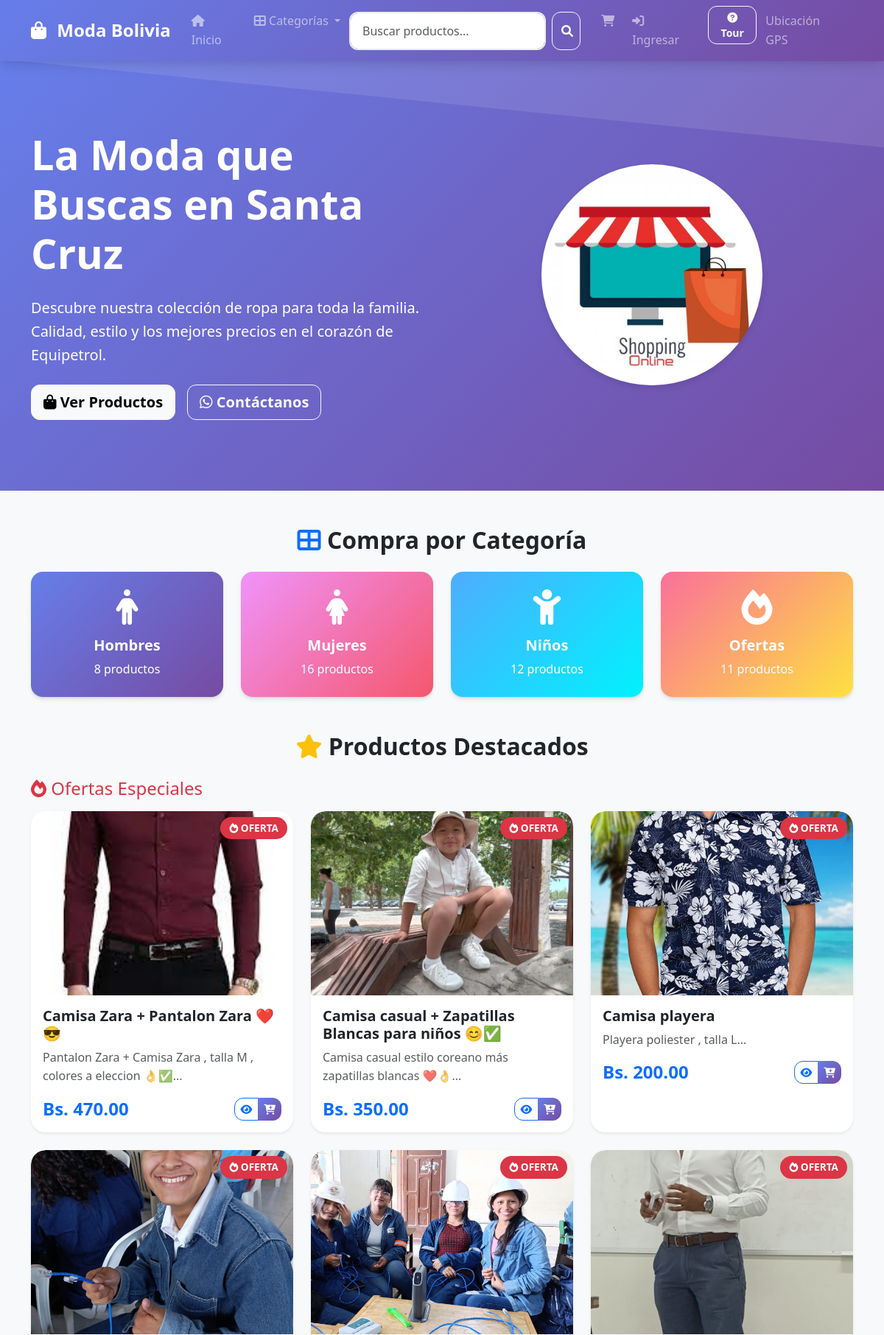
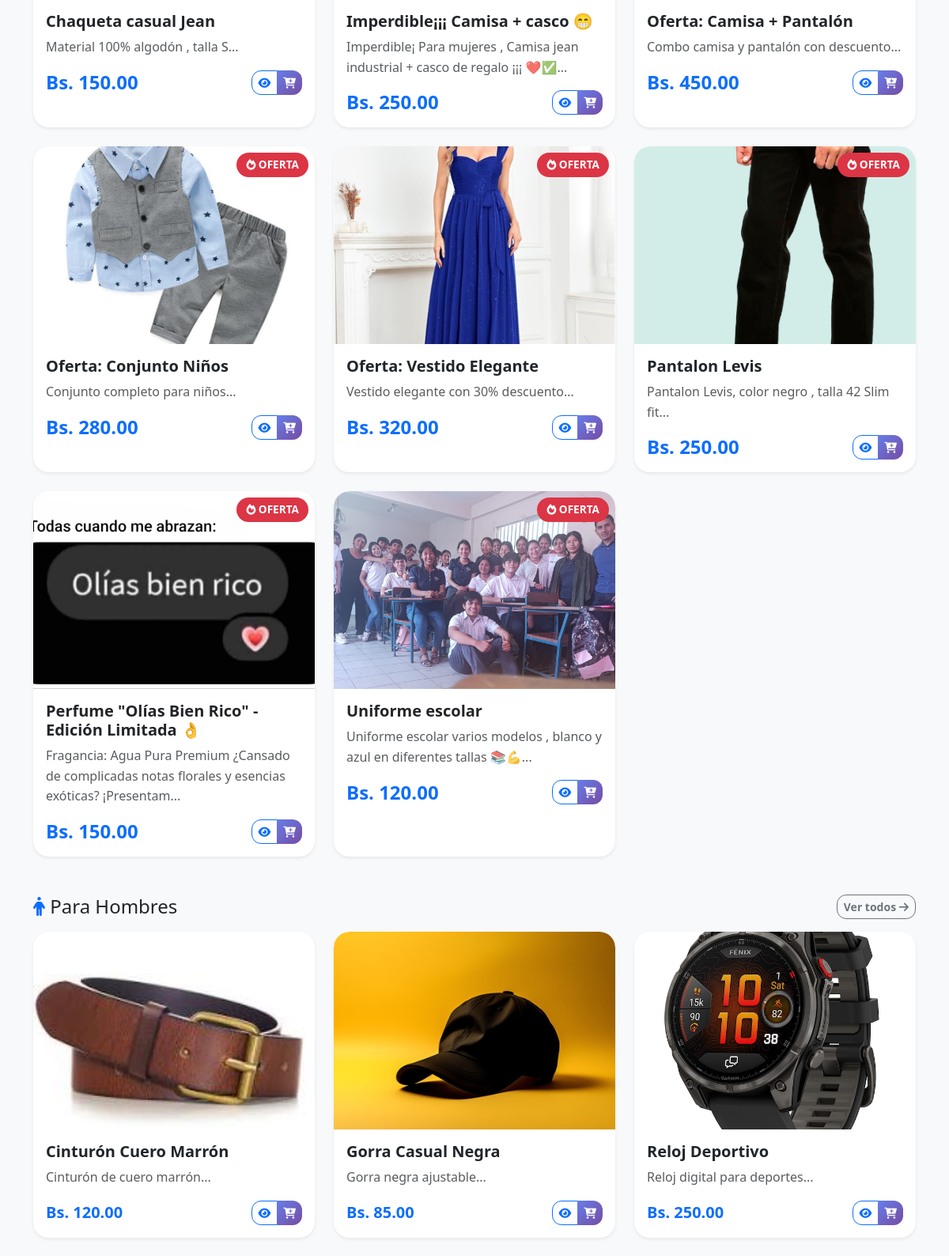
The page / (upper part) on the database its author committed (2 pictures, top to bottom).
### tables this page shows
CREATE TABLE productos (
            id INTEGER PRIMARY KEY AUTOINCREMENT,
            nombre VARCHAR(200) NOT NULL,
            descripcion TEXT,
            precio DECIMAL(10,2) NOT NULL,
            stock INTEGER DEFAULT 100,
            categoria_id INTEGER,
            imagen VARCHAR(255),
            activo BOOLEAN DEFAULT 1,
            fecha_creacion TIMESTAMP DEFAULT CURRENT_TIMESTAMP,
            FOREIGN KEY (categoria_id) REFERENCES categorias(id)
        );

### app.py (the view)
@app.route('/')
def index():
    conn = get_db_connection()
    query = '''
        SELECT p.*, c.nombre as categoria_nombre, c.tipo as categoria_tipo
        FROM productos p
        JOIN categorias c ON p.categoria_id = c.id
        WHERE p.activo = 1
        ORDER BY c.tipo, c.nombre, p.nombre
    '''
    productos = conn.execute(query).fetchall()
    productos_organizados = {
        'hombres': [],
        'mujeres': [],
        'ninos': [],
        'ofertas': []
    }
    for producto in productos:
        productos_organizados[producto['categoria_tipo']].append(producto)
    categorias = conn.execute('SELECT * FROM categorias ORDER BY tipo, nombre').fetchall()
    comentarios_rows = conn.execute('''
    SELECT c.*, u.nombre as usuario_nombre
    FROM comentarios c
    JOIN usuarios u ON c.usuario_id = u.id
    WHERE c.aprobado = 1 AND c.producto_id IS NULL
    ORDER BY c.fecha DESC
    LIMIT 5
''').fetchall()
    comentarios_aprobados = []
    for row in comentarios_rows:
        comentarios_aprobados.append({
            'id': row['id'],
            'usuario_id': row['usuario_id'],
            'producto_id': row['producto_id'],
            'puntuacion': row['calificacion'],  # ✅ AQUÍ ESTÁ EL CAMBIO: calificacion -> puntuacion para el frontend
            'comentario': row['comentario'],
            'fecha': row['fecha'],
            'aprobado': row['aprobado'],
            'usuario_nombre': row['usuario_nombre'],
        })
    conn.close()
    return render_template('index.html',
                         productos_organizados=productos_organizados,
                         categorias=categorias,
                         comentarios_aprobados=comentarios_aprobados)

### templates/index.html (shortened to what this page needs)
{% extends "base.html" %}
{% block content %}
<div class="container-fluid px-0">
    <section class="hero-section bg-gradient-primary text-white py-5 mb-5" id="hero-section">
        <div class="container py-5">
            <div class="row align-items-center">
                <div class="col-lg-6">
                    <h1 class="display-4 fw-bold mb-4" id="hero-titulo">
                        La Moda que Buscas en Santa Cruz
                    </h1>
                    <p class="lead mb-4">
                        Descubre nuestra colección de ropa para toda la familia.
                        Calidad, estilo y los mejores precios en el corazón de Equipetrol.
                    </p>
                    <div class="d-flex flex-wrap gap-3">
                        <a href="#productos-destacados" class="btn btn-light btn-lg">
                            <i class="fas fa-shopping-bag"></i> Ver Productos
                        </a>
                        <a href="https://wa.me/59173138524" class="btn btn-outline-light btn-lg" target="_blank">
                            <i class="fab fa-whatsapp"></i> Contáctanos
                        </a>
                    </div>
                </div>
                <div class="col-lg-6 text-center">
                    <div id="hero-slide" class="hero-slide">
                        <img src="{{ url_for('static', filename='images/slides/slide1.jpg') }}"
                             alt="Moda Bolivia" class="hero-image" style="opacity: 1;">
                    </div>
                </div>
            </div>
        </div>
    </section>
    <section class="container mb-5" id="categorias-rapidas">
        <h2 class="text-center mb-4 fw-bold">
            <i class="fas fa-th-large text-primary"></i> Compra por Categoría
        </h2>
        <div class="row g-4">
            <div class="col-md-3 col-sm-6">
                <a href="{{ url_for('buscar', categoria='hombres') }}"
                   class="text-decoration-none">
                    <div class="card categoria-card bg-gradient-blue h-100 text-white">
                        <div class="card-body text-center py-4">
                            <i class="fas fa-male fa-3x mb-3"></i>
                            <h5 class="card-title fw-bold">Hombres</h5>
                            <p class="card-text">{{ productos_organizados.hombres|length }} productos</p>
                        </div>
                    </div>
                </a>
            </div>
            <div class="col-md-3 col-sm-6">
                <a href="{{ url_for('buscar', categoria='mujeres') }}"
                   class="text-decoration-none">
                    <div class="card categoria-card bg-gradient-pink h-100 text-white">
                        <div class="card-body text-center py-4">
                            <i class="fas fa-female fa-3x mb-3"></i>
                            <h5 class="card-title fw-bold">Mujeres</h5>
                            <p class="card-text">{{ productos_organizados.mujeres|length }} productos</p>
                        </div>
                    </div>
                </a>
            </div>
            <div class="col-md-3 col-sm-6">
                <a href="{{ url_for('buscar', categoria='ninos') }}"
                   class="text-decoration-none">
                    <div class="card categoria-card bg-gradient-green h-100 text-white">
                        <div class="card-body text-center py-4">
                            <i class="fas fa-child fa-3x mb-3"></i>
                            <h5 class="card-title fw-bold">Niños</h5>
                            <p class="card-text">{{ productos_organizados.ninos|length }} productos</p>
                        </div>
                    </div>
                </a>
            </div>
            <div class="col-md-3 col-sm-6">
                <a href="{{ url_for('buscar', categoria='ofertas') }}"
                   class="text-decoration-none">
                    <div class="card categoria-card bg-gradient-orange h-100 text-white">
                        <div class="card-body text-center py-4">
                            <i class="fas fa-fire fa-3x mb-3"></i>
                            <h5 class="card-title fw-bold">Ofertas</h5>
                            <p class="card-text">{{ productos_organizados.ofertas|length }} productos</p>
                        </div>
                    </div>
                </a>
            </div>
        </div>
    </section>
    <section class="container mb-5" id="productos-destacados">
        <h2 class="text-center mb-4 fw-bold">
            <i class="fas fa-star text-warning"></i> Productos Destacados
        </h2>
        {% if productos_organizados.ofertas %}
        <div class="mb-5">
            <h3 class="h4 mb-3 text-danger">
                <i class="fas fa-fire"></i> Ofertas Especiales
            </h3>
            <div class="row g-4">
                {% for producto in productos_organizados.ofertas %}
                <div class="col-lg-4 col-md-6">
                    <div class="card producto-card h-100 shadow-sm">
                        <div class="position-relative">
                            <img src="{{ producto.imagen }}"
                                 class="card-img-top producto-imagen"
                                 alt="{{ producto.nombre }}">
                            <span class="badge bg-danger position-absolute top-0 end-0 m-2">
                                <i class="fas fa-fire"></i> OFERTA
                            </span>
                        </div>
                        <div class="card-body">
                            <h5 class="card-title fw-bold">{{ producto.nombre }}</h5>
                            <p class="card-text text-muted">{{ producto.descripcion[:100] }}...</p>
                            <div class="d-flex justify-content-between align-items-center">
                                <h4 class="text-primary fw-bold mb-0">
                                    Bs. {{ "%.2f"|format(producto.precio) }}
                                </h4>
                                <div class="btn-group">
                                    <a href="{{ url_for('detalle_producto', producto_id=producto.id) }}"
                                       class="btn btn-outline-primary btn-sm">
                                        <i class="fas fa-eye"></i>
                                    </a>
                                    <button onclick="agregarAlCarrito({{ producto.id }})"
                                            class="btn btn-primary btn-sm">
                                        <i class="fas fa-cart-plus"></i>
                                    </button>
                                </div>
                            </div>
                        </div>
                    </div>
                </div>
                {% endfor %}
            </div>
        </div>
        {% endif %}
        {% for categoria, productos in productos_organizados.items() %}
            {% if categoria != 'ofertas' and productos %}
            <div class="mb-5">
                <div class="d-flex justify-content-between align-items-center mb-3">
                    <h3 class="h4 mb-0">
                        {% if categoria == 'hombres' %}
                            <i class="fas fa-male text-primary"></i> Para Hombres
                        {% elif categoria == 'mujeres' %}
                            <i class="fas fa-female text-danger"></i> Para Mujeres
                        {% else %}
                            <i class="fas fa-child text-warning"></i> Para Niños
                        {% endif %}
                    </h3>
                    <a href="{{ url_for('buscar', categoria=categoria) }}"
                       class="btn btn-outline-secondary btn-sm">
                        Ver todos <i class="fas fa-arrow-right"></i>
                    </a>
                </div>
                <div class="row g-4">
                    {% for producto in productos[:6] %}
                    <div class="col-lg-4 col-md-6">
                        <div class="card producto-card h-100 shadow-sm">
                            <img src="{{ producto.imagen }}"
                                 class="card-img-top producto-imagen"
                                 alt="{{ producto.nombre }}">
                            <div class="card-body">
                                <h5 class="card-title fw-bold">{{ producto.nombre }}</h5>
                                <p class="card-text text-muted">{{ producto.descripcion[:80] }}...</p>
                                <div class="d-flex justify-content-between align-items-center">
                                    <h5 class="text-primary fw-bold mb-0">
                                        Bs. {{ "%.2f"|format(producto.precio) }}
                                    </h5>
                                    <div class="btn-group">
                                        <a href="{{ url_for('detalle_producto', producto_id=producto.id) }}"
                                           class="btn btn-outline-primary btn-sm">
                                            <i class="fas fa-eye"></i>
                                        </a>
                                        <button onclick="agregarAlCarrito({{ producto.id }})"
                                                class="btn btn-primary btn-sm">
                                            <i class="fas fa-cart-plus"></i>
                                        </button>
                                    </div>
                                </div>
                            </div>
                        </div>
                    </div>
                    {% endfor %}
                </div>
            </div>
            {% endif %}
        {% endfor %}
    </section>
</div>
{% endblock %}

### templates/base.html (shortened to what this page needs)
<!DOCTYPE html>
<html lang="es">
<head>
    <link href="https://cdn.jsdelivr.net/npm/bootstrap@5.3.0/dist/css/bootstrap.min.css" rel="stylesheet">
    <link href="https://cdn.jsdelivr.net/npm/sweetalert2@11/dist/sweetalert2.min.css" rel="stylesheet">
    <link href="https://cdnjs.cloudflare.com/ajax/libs/font-awesome/6.0.0/css/all.min.css" rel="stylesheet">
    <link href="{{ url_for('static', filename='css/custom.css') }}" rel="stylesheet">
</head>
<body>
    <nav class="navbar navbar-expand-lg navbar-dark bg-gradient-primary fixed-top" id="navbar-principal">
        <div class="container">
            <a class="navbar-brand fw-bold" href="{{ url_for('index') }}" id="logo-tienda">
                <i class="fas fa-shopping-bag me-2"></i>
                Moda Bolivia
            </a>
            <div class="collapse navbar-collapse" id="navbarNav">
                <ul class="navbar-nav me-auto">
                    <li class="nav-item">
                        <a class="nav-link" href="{{ url_for('index') }}" id="nav-inicio">
                            <i class="fas fa-home"></i> Inicio
                        </a>
                    </li>
                    <li class="nav-item dropdown" id="nav-categorias">
                        <a class="nav-link dropdown-toggle" href="#" role="button" data-bs-toggle="dropdown">
                            <i class="fas fa-th-large"></i> Categorías
                        </a>
                    </li>
                </ul>
                <form class="d-flex me-3" action="{{ url_for('buscar') }}" method="GET" id="form-buscar">
                    <input class="form-control me-2" type="search" name="q" placeholder="Buscar productos..."
                           value="{{ request.args.get('q', '') }}">
                    <button class="btn btn-outline-light" type="submit" id="btn-buscar">
                        <i class="fas fa-search"></i>
                    </button>
                </form>
                <ul class="navbar-nav">
                    <li class="nav-item">
                        <a class="nav-link position-relative" href="{{ url_for('carrito') }}" id="nav-carrito">
                            <i class="fas fa-shopping-cart"></i>
                        </a>
                    </li>
                    {% if session.user_id %}
                        <li class="nav-item dropdown">
                            <a class="nav-link dropdown-toggle" href="#" role="button" data-bs-toggle="dropdown">
                                <i class="fas fa-user"></i> {{ session.user_name }}
                            </a>
                            <ul class="dropdown-menu">
                                {% if session.user_role == 'admin' %}
                                    <li><a class="dropdown-item" href="{{ url_for('admin') }}">
                                        <i class="fas fa-cog"></i> Administrar
                                    </a></li>
                                    <li><hr class="dropdown-divider"></li>
                                {% endif %}
                                <li><a class="dropdown-item" href="{{ url_for('logout') }}">
                                    <i class="fas fa-sign-out-alt"></i> Cerrar Sesión
                                </a></li>
                            </ul>
                        </li>
                    {% else %}
                        <li class="nav-item">
                            <a class="nav-link" href="{{ url_for('login') }}" id="nav-login">
                                <i class="fas fa-sign-in-alt"></i> Ingresar
                            </a>
                        </li>
                    {% endif %}
                    <li class="nav-item">
                        <button class="btn btn-outline-light btn-sm ms-2" id="tour-btn">
                            <i class="fas fa-question-circle"></i> Tour
                        </button>
                    </li>
                    <li class="nav-item">
                        <a href="#location-section" id="gps-btn" class="nav-link">Ubicación GPS</a>
                    </li>
                </ul>
            </div>
        </div>
    </nav>
    <main class="main-content">
        {% block content %}{% endblock %}
    </main>
</body>
</html>

### rows shown on the page
productos: imagen (picture), nombre "Camisa Zara + Pantalon Zara ❤️😎", descripcion "Pantalon Zara + Camisa Zara , talla M , colores a eleccion 👌✅", precio "470.00"
productos: imagen (picture), nombre "Camisa casual + Zapatillas Blancas para niños 😊✅", descripcion "Camisa casual estilo coreano más zapatillas blancas ❤️👌", precio "350.00"
productos: imagen (picture), nombre "Camisa playera", descripcion "Playera poliester , talla L", precio "200.00"
productos: imagen (picture), nombre "Chaqueta casual Jean", descripcion "Material 100% algodón , talla S", precio "150.00"
productos: imagen (picture), nombre "Imperdible¡¡¡ Camisa + casco 😁", descripcion "Imperdible¡ Para mujeres , Camisa jean industrial + casco de regalo ¡¡¡ ❤️✅", precio "250.00"
productos: imagen (picture), nombre "Oferta: Camisa + Pantalón", descripcion "Combo camisa y pantalón con descuento", precio "450.00"
productos: imagen (picture), nombre "Oferta: Conjunto Niños", descripcion "Conjunto completo para niños", precio "280.00"
productos: imagen (picture), nombre "Oferta: Vestido Elegante", descripcion "Vestido elegante con 30% descuento", precio "320.00"
productos: imagen (picture), nombre "Pantalon Levis", descripcion "Pantalon Levis, color negro , talla 42 Slim fit", precio "250.00"
productos: imagen (picture), nombre "Perfume \"Olías Bien Rico\" - Edición Limitada 👌", descripcion "Fragancia: Agua Pura Premium ¿Cansado de complicadas notas florales y esencias exóticas? ¡Presentam", precio "150.00"
productos: imagen (picture), nombre "Uniforme escolar", descripcion "Uniforme escolar varios modelos , blanco y azul en diferentes tallas 📚💪", precio "120.00"
productos: imagen (picture), nombre "Cinturón Cuero Marrón", descripcion "Cinturón de cuero marrón", precio "120.00"
productos: imagen (picture), nombre "Gorra Casual Negra", descripcion "Gorra negra ajustable", precio "85.00"
productos: imagen (picture), nombre "Reloj Deportivo", descripcion "Reloj digital para deportes", precio "250.00"

### other values the page prints
{{ productos_organizados.hombres|length }} "8"
{{ productos_organizados.mujeres|length }} "16"
{{ productos_organizados.ninos|length }} "12"
{{ productos_organizados.ofertas|length }} "11"
